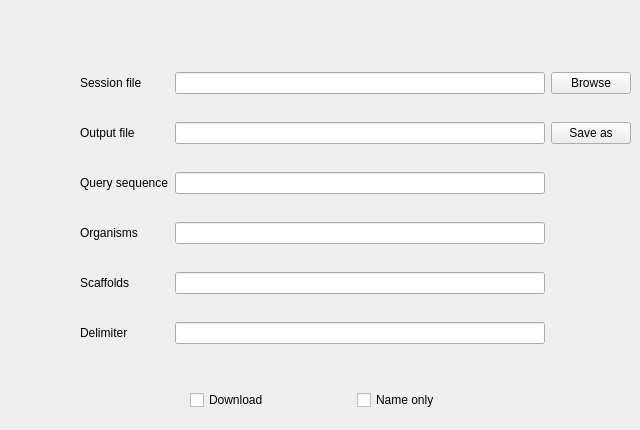
    <widget class="QWidget" name="tab_extract">
     <attribute name="title">
      <string>Extract</string>
     </attribute>
     <widget class="QWidget" name="gridLayoutWidget_2">
      <property name="geometry">
       <rect>
        <x>80</x>
        <y>50</y>
        <width>551</width>
        <height>321</height>
       </rect>
      </property>
      <layout class="QGridLayout" name="gridLayout_3">
       <item row="4" column="1">
        <widget class="QLineEdit" name="le_eSca"/>
       </item>
       <item row="1" column="0">
        <widget class="QLabel" name="label_5">
         <property name="text">
          <string>Output file</string>
         </property>
        </widget>
       </item>
       <item row="4" column="0">
        <widget class="QLabel" name="label_8">
         <property name="text">
          <string>Scaffolds</string>
         </property>
        </widget>
       </item>
       <item row="3" column="0">
        <widget class="QLabel" name="label_7">
         <property name="text">
          <string>Organisms</string>
         </property>
        </widget>
       </item>
       <item row="2" column="0">
        <widget class="QLabel" name="label_6">
         <property name="text">
          <string>Query sequence</string>
         </property>
        </widget>
       </item>
       <item row="5" column="0">
        <widget class="QLabel" name="label_9">
         <property name="text">
          <string>Delimiter</string>
         </property>
        </widget>
       </item>
       <item row="5" column="1">
        <widget class="QLineEdit" name="le_eDel"/>
       </item>
       <item row="2" column="1">
        <widget class="QLineEdit" name="le_eQseq"/>
       </item>
       <item row="0" column="1">
        <widget class="QLineEdit" name="le_exBrowse"/>
       </item>
       <item row="0" column="0">
        <widget class="QLabel" name="label_4">
         <property name="text">
          <string>Session file</string>
         </property>
        </widget>
       </item>
       <item row="1" column="1">
        <widget class="QLineEdit" name="le_exSave"/>
       </item>
       <item row="0" column="2">
        <widget class="QPushButton" name="pb_exBrowse">
         <property name="text">
          <string>Browse</string>
         </property>
        </widget>
       </item>
       <item row="1" column="2">
        <widget class="QPushButton" name="pb_exSave">
         <property name="text">
          <string>Save as</string>
         </property>
        </widget>
       </item>
       <item row="3" column="1">
        <widget class="QLineEdit" name="le_eOrg"/>
       </item>
      </layout>
     </widget>
     <widget class="QWidget" name="horizontalLayoutWidget_2">
      <property name="geometry">
       <rect>
        <x>190</x>
        <y>380</y>
        <width>327</width>
        <height>41</height>
       </rect>
      </property>
      <layout class="QHBoxLayout" name="horizontalLayout_3">
       <item>
        <widget class="QCheckBox" name="ch_Down">
         <property name="text">
          <string>Download</string>
         </property>
        </widget>
       </item>
       <item>
        <widget class="QCheckBox" name="ch_name">
         <property name="text">
          <string>Name only</string>
         </property>
        </widget>
       </item>
      </layout>
     </widget>
    </widget>
